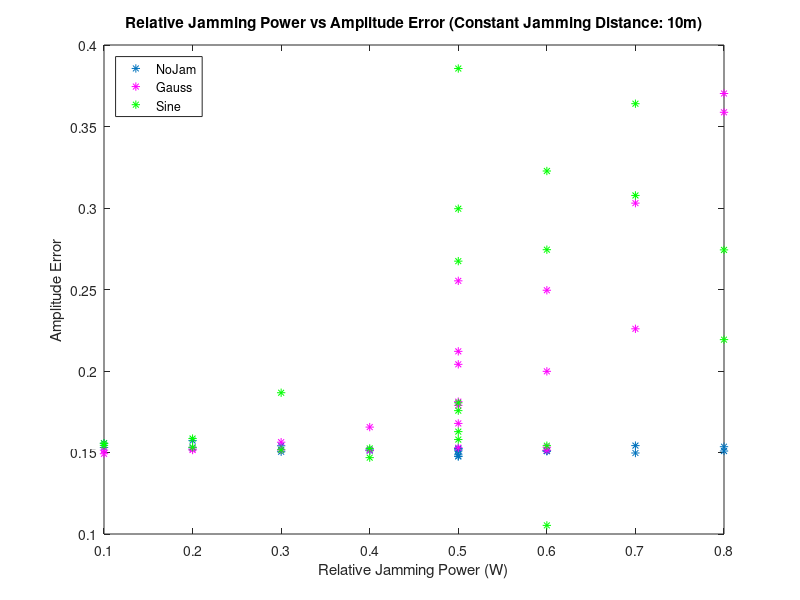
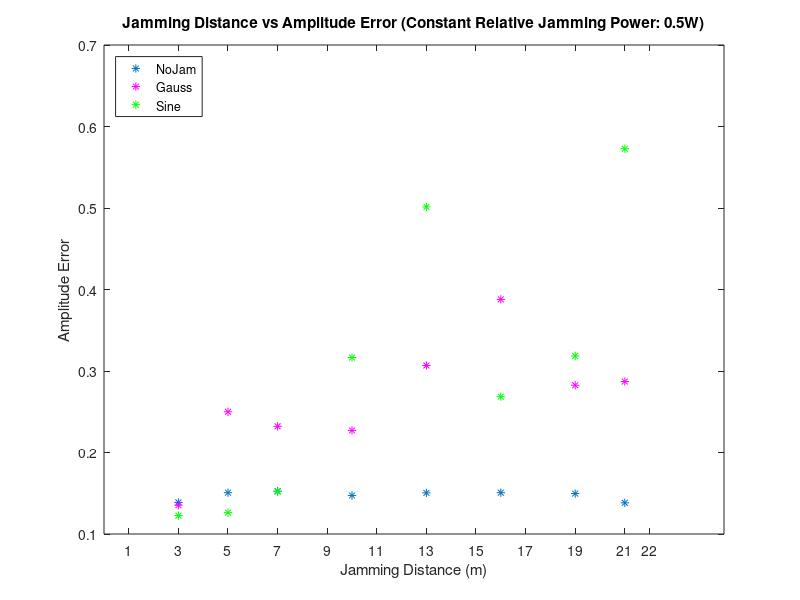
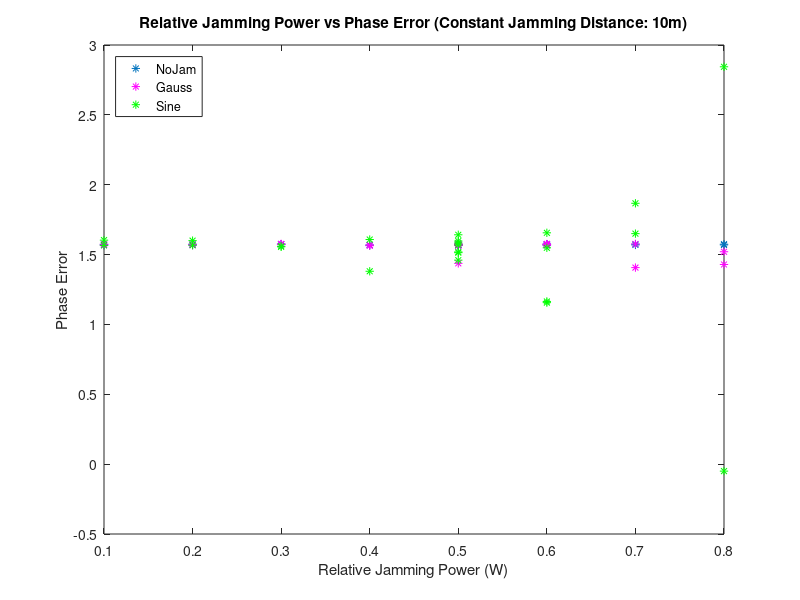
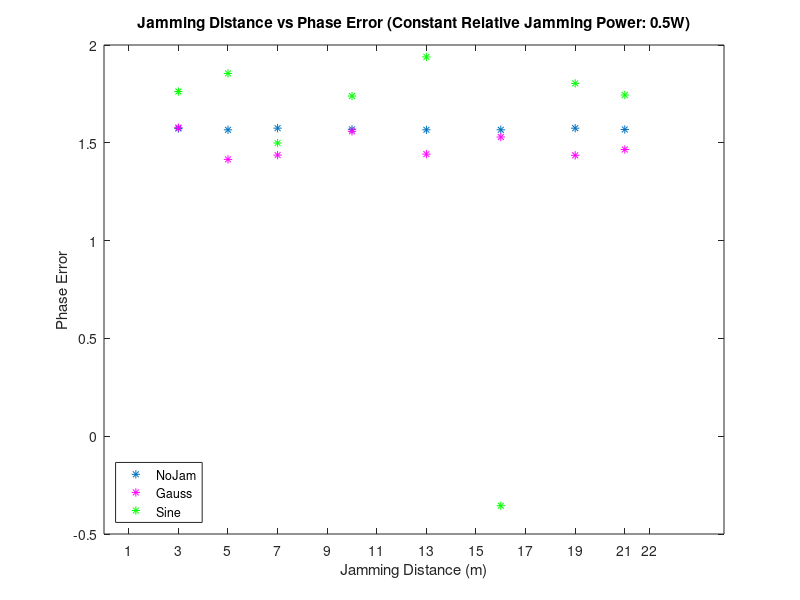

Write the MATLAB code that produced these figures, in order.
% COPYRIGHT © 2025 FAU
% 
% This MATLAB script is the intellectual property of FAU.
% All rights reserved.
% 
% Redistribution and use in source and binary forms, with or without 
% modification, are permitted provided that the following conditions are met:
% 
% 1. Redistributions of source code must retain the above copyright notice, 
%    this list of conditions, and the following disclaimer.
% 2. Redistributions in binary form must reproduce the above copyright notice, 
%    this list of conditions, and the following disclaimer in the documentation 
%    and/or other materials provided with the distribution.
% 3. Neither the name of FAU nor the names of its 
%    contributors may be used to endorse or promote products derived from 
%    this software without specific prior written permission.
% 
% THIS SOFTWARE IS PROVIDED "AS IS" AND ANY EXPRESS OR IMPLIED WARRANTIES, 
% INCLUDING, BUT NOT LIMITED TO, THE IMPLIED WARRANTIES OF MERCHANTABILITY AND 
% FITNESS FOR A PARTICULAR PURPOSE ARE DISCLAIMED. IN NO EVENT SHALL THE 
% COPYRIGHT HOLDER OR CONTRIBUTORS BE LIABLE FOR ANY DIRECT, INDIRECT, INCIDENTAL, 
% SPECIAL, EXEMPLARY, OR CONSEQUENTIAL DAMAGES (INCLUDING, BUT NOT LIMITED TO, 
% PROCUREMENT OF SUBSTITUTE GOODS OR SERVICES; LOSS OF USE, DATA, OR PROFITS; 
% OR BUSINESS INTERRUPTION) HOWEVER CAUSED AND ON ANY THEORY OF LIABILITY, 
% WHETHER IN CONTRACT, STRICT LIABILITY, OR TORT (INCLUDING NEGLIGENCE OR OTHERWISE) 
% ARISING IN ANY WAY OUT OF THE USE OF THIS SOFTWARE, EVEN IF ADVISED OF THE 
% POSSIBILITY OF SUCH DAMAGE.
%
% Author: Kaarmukilan

clc
clear
close all

% Parameters
jamIndex1 = 1:23;  % Constant Jamming Distance
jamIndex2 = 24:31; % Constant Relative Jamming Power

% Jamming Power (W)
jamPower = [0.1 0.3 0.6 0.1 0.3 0.6 0.2 0.2 0.4 0.4 0.5 0.5 0.7 0.7 0.8 0.8 0.6 0.6 repmat(0.5,1,13)];

% Jammind Distance (m)
jamDistance = [repmat(10,1,23) 3 5 7 10 13 16 19 21];

% Load the calculated EVM values

% dB values
load AmplitudeError_values.mat 
load PhaseError_values.mat

noJam_ampErr = AmpError_matrix(:,2);
gauss_ampErr = AmpError_matrix(:,3);
sine_ampErr  = AmpError_matrix(:,4);

% Plot
y_value1 = 0.17;  % Amplitude Error threshold for constant Jamming Distance 
y_value2 = 0.25;   % Amplitude Error threshold for constant Relative Jamming Power

figure;
plot(jamPower(jamIndex1),noJam_ampErr(jamIndex1),'*');
hold on;
plot(jamPower(jamIndex1),gauss_ampErr(jamIndex1),'m*');
hold on;
plot(jamPower(jamIndex1),sine_ampErr(jamIndex1),'g*');
hold on;
% yline(y_value1, '--r', 'LineWidth', 1.5);  
% text(max(jamPower)-0.125, y_value1, [num2str(y_value1)], 'VerticalAlignment', 'bottom', 'HorizontalAlignment', 'left', 'FontSize', 11, 'Color','r');
figName = sprintf('Relative Jamming Power vs Amplitude Error (Constant Jamming Distance: 10m)');
title(figName)
xlabel('Relative Jamming Power (W)')
ylabel('Amplitude Error')
legend({'NoJam', 'Gauss','Sine'},'Location','northwest');

figure;
plot(jamDistance(jamIndex2),noJam_ampErr(jamIndex2),'*');
hold on;
plot(jamDistance(jamIndex2),gauss_ampErr(jamIndex2),'m*');
hold on;
plot(jamDistance(jamIndex2),sine_ampErr(jamIndex2),'g*');
hold on;
xticks([1:2:21 22]);
% yline(y_value2, '--r', 'LineWidth', 1.5);  
% text(max(jamDistance)-2, y_value2, [num2str(y_value2)], 'VerticalAlignment', 'bottom', 'HorizontalAlignment', 'left', 'FontSize', 11, 'Color','r');
title('Jamming Distance vs Amplitude Error (Constant Relative Jamming Power: 0.5W)')
xlabel('Jamming Distance (m)')
ylabel('Amplitude Error')
legend({'NoJam', 'Gauss','Sine'},'Location','northwest');

noJam_phaseErr = PhaseError_matrix(:,2);
gauss_phaseErr = PhaseError_matrix(:,3);
sine_phaseErr  = PhaseError_matrix(:,4);

% Plot
% y_value3 = -14.93;  % Phase Error threshold for constant Jamming Distance 
% y_value4 = -14.7;   % Phase Error threshold for constant Relative Jamming Power

figure;
plot(jamPower(jamIndex1),noJam_phaseErr(jamIndex1),'*');
hold on;
plot(jamPower(jamIndex1),gauss_phaseErr(jamIndex1),'m*');
hold on;
plot(jamPower(jamIndex1),sine_phaseErr(jamIndex1),'g*');
hold on;
% yline(y_value1, '--r', 'LineWidth', 1.5);  
% text(max(jamPower)-0.125, y_value3, [num2str(y_value1),'dB'], 'VerticalAlignment', 'bottom', 'HorizontalAlignment', 'left', 'FontSize', 11, 'Color','r');
figName = sprintf('Relative Jamming Power vs Phase Error (Constant Jamming Distance: 10m)');
title(figName)
xlabel('Relative Jamming Power (W)')
ylabel('Phase Error')
legend({'NoJam', 'Gauss','Sine'},'Location','northwest');

figure;
plot(jamDistance(jamIndex2),noJam_phaseErr(jamIndex2),'*');
hold on;
plot(jamDistance(jamIndex2),gauss_phaseErr(jamIndex2),'m*');
hold on;
plot(jamDistance(jamIndex2),sine_phaseErr(jamIndex2),'g*');
hold on;
xticks([1:2:21 22]);
% yline(y_value2, '--r', 'LineWidth', 1.5);  
% text(max(jamDistance)-2, y_value4, [num2str(y_value2),'dB'], 'VerticalAlignment', 'bottom', 'HorizontalAlignment', 'left', 'FontSize', 11, 'Color','r');
title('Jamming Distance vs Phase Error (Constant Relative Jamming Power: 0.5W)')
xlabel('Jamming Distance (m)')
ylabel('Phase Error')
legend({'NoJam', 'Gauss','Sine'},'Location','southwest');